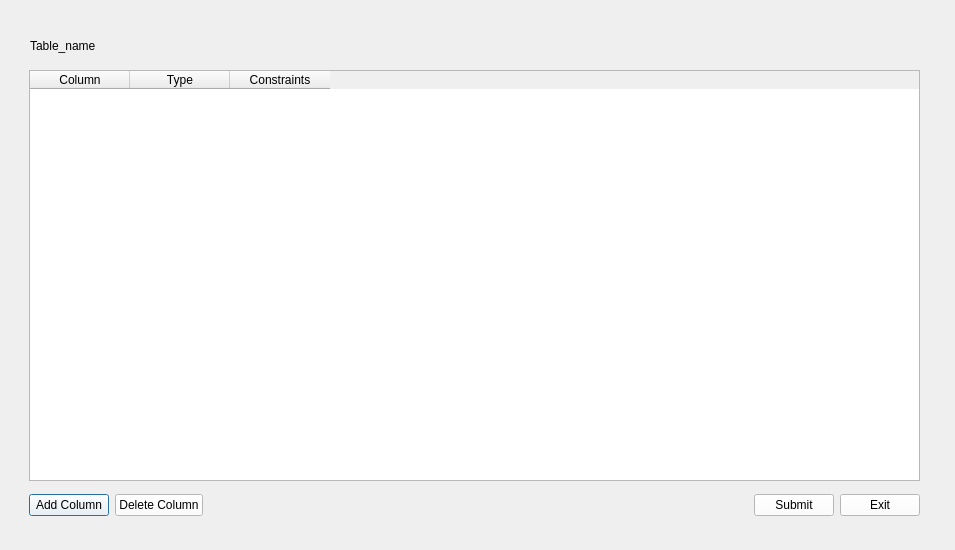
<?xml version="1.0" encoding="UTF-8"?>
<ui version="4.0">
 <class>Dialog</class>
 <widget class="QDialog" name="Dialog">
  <property name="geometry">
   <rect>
    <x>0</x>
    <y>0</y>
    <width>955</width>
    <height>550</height>
   </rect>
  </property>
  <property name="minimumSize">
   <size>
    <width>955</width>
    <height>550</height>
   </size>
  </property>
  <property name="maximumSize">
   <size>
    <width>955</width>
    <height>550</height>
   </size>
  </property>
  <property name="mouseTracking">
   <bool>true</bool>
  </property>
  <property name="windowTitle">
   <string>Create Table Menu</string>
  </property>
  <widget class="QLabel" name="table_name">
   <property name="geometry">
    <rect>
     <x>30</x>
     <y>30</y>
     <width>241</width>
     <height>31</height>
    </rect>
   </property>
   <property name="styleSheet">
    <string notr="true">text-align: center;
font: 75 16pt &quot;MS Shell Dlg 2&quot;;
color: black;
</string>
   </property>
   <property name="text">
    <string>Table_name</string>
   </property>
  </widget>
  <widget class="QWidget" name="horizontalLayoutWidget">
   <property name="geometry">
    <rect>
     <x>29</x>
     <y>490</y>
     <width>891</width>
     <height>31</height>
    </rect>
   </property>
   <layout class="QHBoxLayout" name="TableButtons">
    <item>
     <widget class="QPushButton" name="AddColumn">
      <property name="styleSheet">
       <string notr="true">background-color: rgb(255, 255, 255)</string>
      </property>
      <property name="text">
       <string>Add Column</string>
      </property>
     </widget>
    </item>
    <item>
     <widget class="QPushButton" name="Delete">
      <property name="styleSheet">
       <string notr="true">background-color: rgb(255, 255, 255)</string>
      </property>
      <property name="text">
       <string>Delete Column</string>
      </property>
     </widget>
    </item>
    <item>
     <spacer name="horizontalSpacer">
      <property name="orientation">
       <enum>Qt::Horizontal</enum>
      </property>
      <property name="sizeType">
       <enum>QSizePolicy::Maximum</enum>
      </property>
      <property name="sizeHint" stdset="0">
       <size>
        <width>550</width>
        <height>20</height>
       </size>
      </property>
     </spacer>
    </item>
    <item>
     <widget class="QPushButton" name="Submit">
      <property name="styleSheet">
       <string notr="true">background-color: rgb(255, 255, 255)</string>
      </property>
      <property name="text">
       <string>Submit</string>
      </property>
     </widget>
    </item>
    <item>
     <widget class="QPushButton" name="Exit">
      <property name="styleSheet">
       <string notr="true">background-color: rgb(255, 255, 255)</string>
      </property>
      <property name="text">
       <string>Exit</string>
      </property>
     </widget>
    </item>
   </layout>
  </widget>
  <widget class="QTableWidget" name="tableWidget">
   <property name="geometry">
    <rect>
     <x>29</x>
     <y>70</y>
     <width>891</width>
     <height>411</height>
    </rect>
   </property>
   <property name="minimumSize">
    <size>
     <width>891</width>
     <height>411</height>
    </size>
   </property>
   <property name="maximumSize">
    <size>
     <width>891</width>
     <height>411</height>
    </size>
   </property>
   <property name="styleSheet">
    <string notr="true"/>
   </property>
   <column>
    <property name="text">
     <string>Column</string>
    </property>
   </column>
   <column>
    <property name="text">
     <string>Type</string>
    </property>
   </column>
   <column>
    <property name="text">
     <string>Constraints</string>
    </property>
   </column>
  </widget>
 </widget>
 <resources/>
 <connections/>
</ui>
